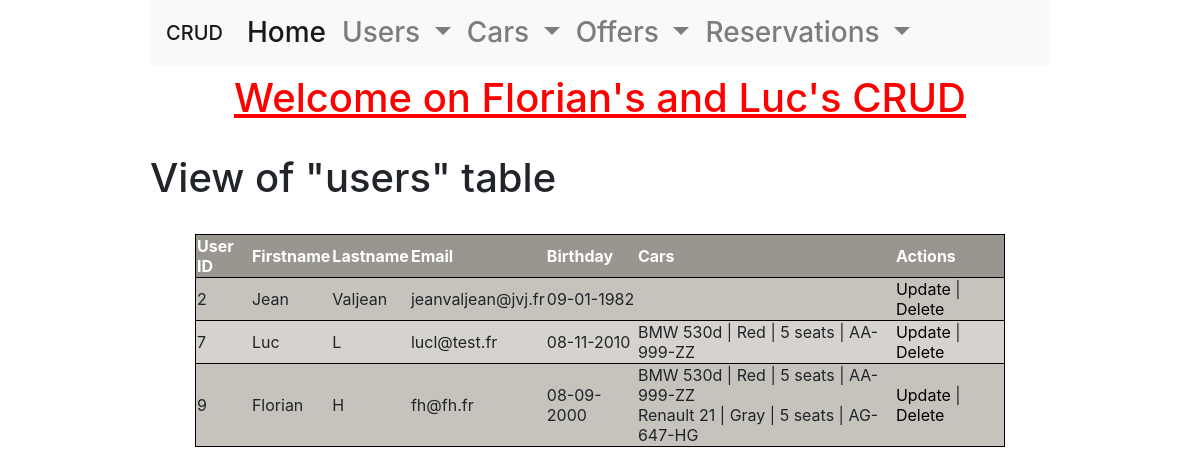
The app's page /class/Views/users_read.php with its own data.
### tables this page shows
CREATE TABLE `users` (
  `id` int NOT NULL AUTO_INCREMENT,
  `firstname` varchar(255) NOT NULL,
  `lastname` varchar(255) NOT NULL,
  `email` varchar(255) NOT NULL,
  `birthday` datetime NOT NULL,
  PRIMARY KEY (`id`)
);

CREATE TABLE `cars` (
  `id` int NOT NULL AUTO_INCREMENT,
  `brand` varchar(255) NOT NULL,
  `model` varchar(255) NOT NULL,
  `mineral` varchar(255) NOT NULL,
  `color` varchar(255) NOT NULL,
  `nbrSlots` int NOT NULL,
  PRIMARY KEY (`id`)
);

### class/Services/DataBaseService.php (called while the page is built, shortened)
<?php
class DataBaseService
{
    private $connection;
    public function __construct()
    {
        try {
            $this->connection = new PDO(
                'mysql:host=' . self::HOST . ';port=' . self::PORT . ';dbname=' . self::DATABASE_NAME,
                self::MYSQL_USER,
                self::MYSQL_PASSWORD
            );
            $this->connection->exec("SET CHARACTER SET utf8");
        } catch (Exception $e) {
            echo 'Erreur : ' . $e->getMessage();
        }
    }
    public function getUsers(): array
    {
        $users = [];
        $sql = 'SELECT * FROM users';
        $query = $this->connection->query($sql);
        $results = $query->fetchAll(PDO::FETCH_ASSOC);
        if (!empty($results)) {
            $users = $results;
        }
        return $users;
    }
    public function getUserCars(string $userId): array
    {
        $userCars = [];
        $data = [
            'userId' => $userId
        ];
        $sql = '
            SELECT c.*
            FROM cars as c
            LEFT JOIN users_cars as uc ON uc.car_id = c.id
            WHERE uc.user_id = :userId';
        $query = $this->connection->prepare($sql);
        $query->execute($data);
        $results = $query->fetchAll(PDO::FETCH_ASSOC);
        if (!empty($results)) {
            $userCars = $results;
        }
        return $userCars;
    }
}

### class/Services/UsersService.php (called while the page is built, shortened)
<?php
class UsersService
{
    public function getUsers(): array
    {
        $users = [];
        $dataBaseService = new DataBaseService();
        $usersDTO = $dataBaseService->getUsers();
        if (!empty($usersDTO)) {
            foreach ($usersDTO as $userDTO) {
                $user = new User();
                $user->setId($userDTO['id']);
                $user->setFirstname($userDTO['firstname']);
                $user->setLastname($userDTO['lastname']);
                $user->setEmail($userDTO['email']);
                $date = new DateTime($userDTO['birthday']);
                if ($date !== false) {
                    $user->setbirthday($date);
                }
                $cars = $this->getUserCars($userDTO['id']);
                $user->setCars($cars);
                $users[] = $user;
            }
        }
        return $users;
    }
    public function getUserCars(string $userId): array
    {
        $userCars = [];
        $dataBaseService = new DataBaseService();
        $usersCarsDTO = $dataBaseService->getUserCars($userId);
        if (!empty($usersCarsDTO)) {
            foreach ($usersCarsDTO as $userCarDTO) {
                $car = new Car();
                $car->setId($userCarDTO['id']);
                $car->setBrand($userCarDTO['brand']);
                $car->setModel($userCarDTO['model']);
                $car->setMineral($userCarDTO['mineral']);
                $car->setColor($userCarDTO['color']);
                $car->setNbrSlots($userCarDTO['nbrSlots']);
                $userCars[] = $car;
            }
        }
        return $userCars;
    }
}

### class/Entities/User.php (called while the page is built, shortened)
<?php
class User
{
    private $id;
    private $firstname;
    private $lastname;
    private $email;
    private $birthday;
    private $cars;
    public function getId(): string
    {
        return $this->id;
    }
    public function setId(string $id): void
    {
        $this->id = $id;
    }
    public function getFirstname(): string
    {
        return $this->firstname;
    }
    public function setFirstname(string $firstname): void
    {
        $this->firstname = $firstname;
    }
    public function getLastname(): string
    {
        return $this->lastname;
    }
    public function setLastname(string $lastname): void
    {
        $this->lastname = $lastname;
    }
    public function getEmail(): string
    {
        return $this->email;
    }
    public function setEmail(string $email): void
    {
        $this->email = $email;
    }
    public function getBirthday(): DateTime
    {
        return $this->birthday;
    }
    public function setBirthday(DateTime $birthday): void
    {
        $this->birthday = $birthday;
    }
    public function getCars(): ?array
    {
        return $this->cars;
    }
    public function setCars(array $cars)
    {
        $this->cars = $cars;
        return $this;
    }
}

### class/Entities/Car.php (called while the page is built, shortened)
<?php
class Car
{
    private $brand;
    private $model;
    private $mineral;
    private $color;
    private $nbrSlots;
    public function setId(int $id): self
    {
        return $this;
    }
    public function getBrand(): string
    {
        return $this->brand;
    }
    public function setBrand(string $brand): self
    {
        $this->brand = $brand;
        return $this;
    }
    public function getModel(): string
    {
        return $this->model;
    }
    public function setModel(string $model): self
    {
        $this->model = $model;
        return $this;
    }
    public function getMineral(): string
    {
        return $this->mineral;
    }
    public function setMineral(string $mineral): self
    {
        $this->mineral = $mineral;
        return $this;
    }
    public function getColor(): string
    {
        return $this->color;
    }
    public function setColor(string $color): self
    {
        $this->color = $color;
        return $this;
    }
    public function getNbrSlots(): int
    {
        return $this->nbrSlots;
    }
    public function setNbrSlots(int $nbrSlots): self
    {
        $this->nbrSlots = $nbrSlots;
        return $this;
    }
}

### class/Controllers/UsersController.php (the view, shortened to what this page needs)
<?php
class UsersController
{
    public function getUsers(): string
    {
        $html = '';
        $usersService = new UsersService();
        $users = $usersService->getUsers();
        foreach ($users as $user) {
            $html .=
                '<tr>'.
                '<td>'.$user->getId().'</td>'.
                '<td>'.$user->getFirstname().'</td>'.
                '<td>'.$user->getLastname().'</td>'.
                '<td>'.$user->getEmail().'</td>'.
                '<td>'.$user->getBirthday()->format('d-m-Y').'</td>'.
                '<td>';
            foreach($user->getCars() as $car) {
                $html .=
                    $car->getBrand().' '.
                    $car->getModel().' | '.
                    $car->getColor().' | '.
                    $car->getNbrSlots().' seats | '.
                    $car->getMineral().
                '<br/>';
            }
            $html .= '</td>'.
                     '<td>'.
                     '<a href="users_update.php?id='.$user->getId().'">Update</a>'.
                     ' | '.
                     '<a href="users_delete.php?id='.$user->getId().'">Delete</a>'.
                     '</td>';
        }
        return $html;
    }
}

### index.css (style rules this page uses)
html { width: 75%; margin: auto; font-family: 'K2D'; }
table a { color: black; text-decoration: none; }
tr { text-align: left; border: 1px solid black; }
tr:nth-child(even) { background: #c6c3bd; }
tr:nth-child(odd) { background: #d6d3ce; }

### records on screen
users: id "2", firstname "Jean", lastname "Valjean", email "jeanvaljean@jvj.fr", format "09-01-1982"
users: id "7", firstname "Luc", lastname "L", email "lucl@test.fr", format "08-11-2010"
cars: brand "BMW", model "530d", color "Red", nbrSlots "5", mineral "AA-999-ZZ"
users: id "9", firstname "Florian", lastname "H", email "fh@fh.fr", format "08-09-2000"
cars: brand "Renault", model "21", color "Gray", nbrSlots "5", mineral "AG-647-HG"
